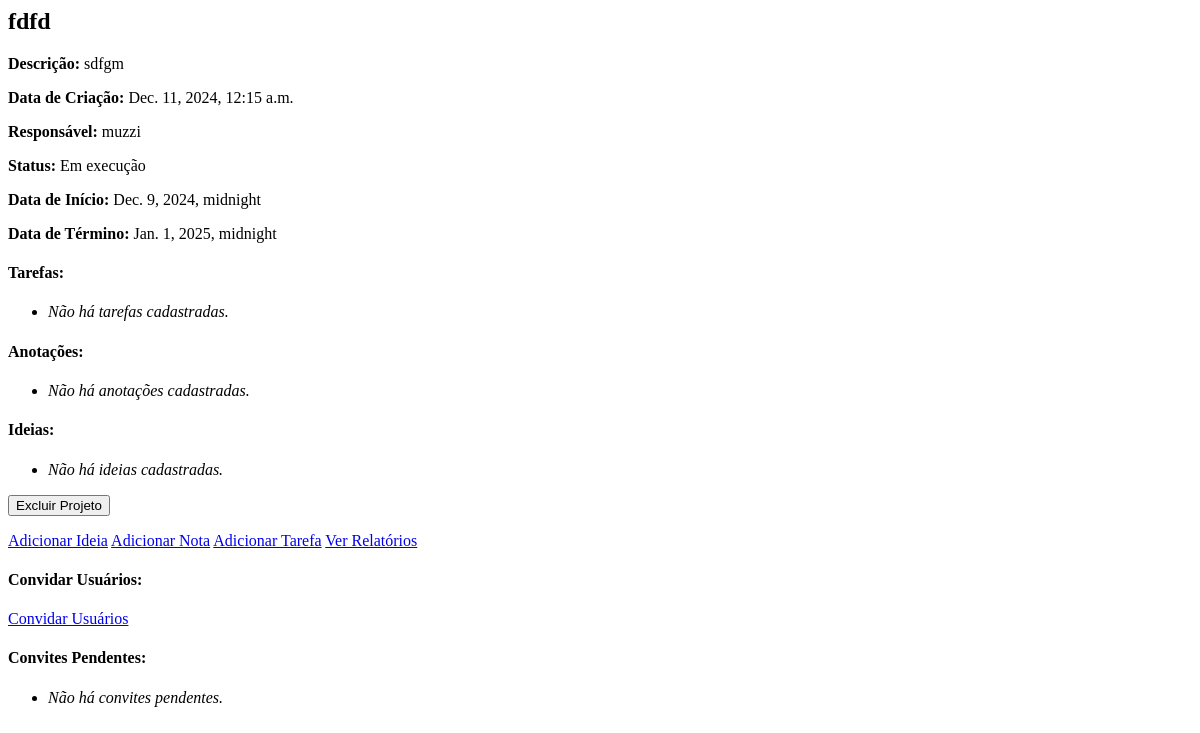
/detalhes_projeto/5/ (signed in), run on an earlier commit of the app's database.
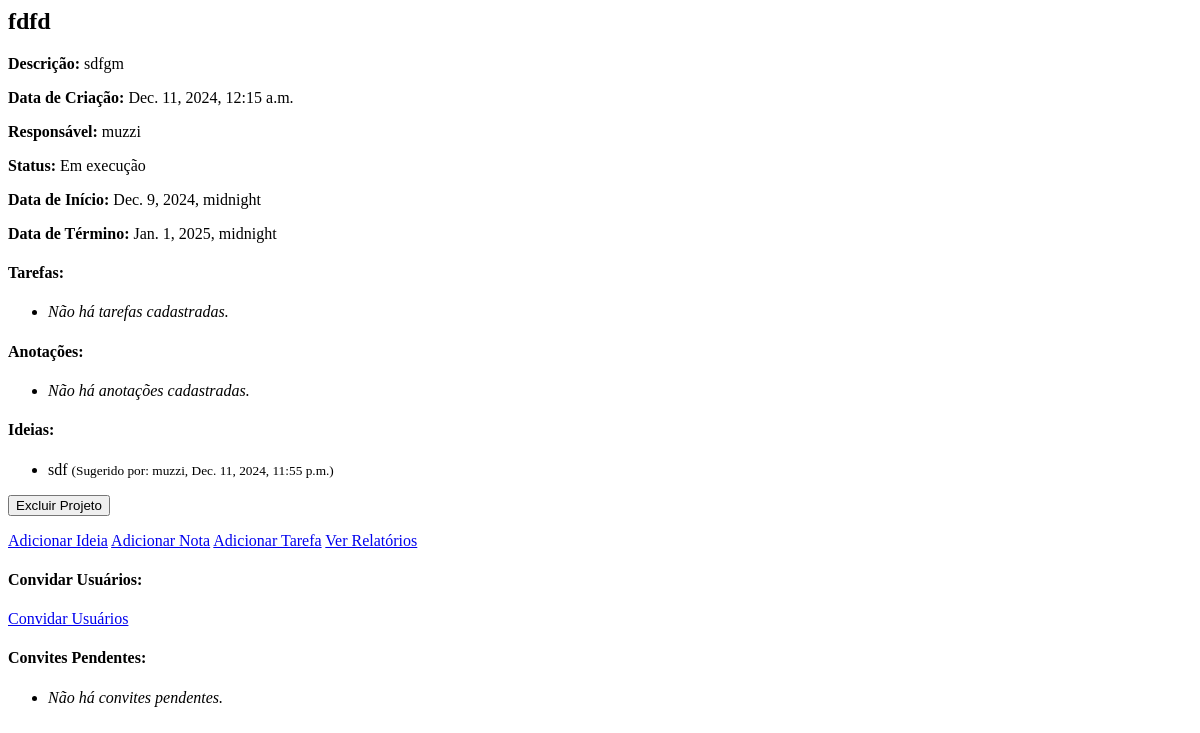
And on a later commit of the database.
### core/models.py (models this page shows, shortened)
class Projeto(models.Model):
    PENDENTE = 'pendente'
    EM_EXECUCAO = 'em execução'
    CONCLUIDO = 'concluído'
    STATUS_CHOICES = [
        (PENDENTE, 'Pendente'),
        (EM_EXECUCAO, 'Em execução'),
        (CONCLUIDO, 'Concluído'),
    ]
    nome = models.CharField(max_length=200)
    descricao = models.TextField()
    data_criacao = models.DateTimeField(default=timezone.now)
    responsavel = models.ForeignKey(User, null=True, on_delete=models.SET_NULL)
    status = models.CharField(max_length=20, choices=STATUS_CHOICES, default=PENDENTE)
    data_inicio = models.DateTimeField(default=timezone.now)
    data_termino = models.DateTimeField(null=True)
    membros = models.ManyToManyField(User, related_name='projetos', blank=True)

class Ideia(models.Model):
    conteudo = models.TextField()
    projeto = models.ForeignKey(Projeto, on_delete=models.CASCADE)
    sugerido_por = models.ForeignKey(User, on_delete=models.SET_NULL, null=True)
    data_criacao = models.DateTimeField(auto_now_add=True)

### core/views.py (the view, shortened to what this page needs)
# urls.py: path('detalhes_projeto/<int:projeto_id>/', views.detalhes_projeto, name='detalhes_projeto'),
@login_required
def detalhes_projeto(request, projeto_id):
    projeto = get_object_or_404(Projeto, id=projeto_id)
    ideias = Ideia.objects.filter(projeto=projeto)
    tarefas = Tarefa.objects.filter(projeto=projeto)
    anotacoes = Anotacao.objects.filter(projeto=projeto)
    usuarios = User.objects.exclude(id=request.user.id)
    convites_pendentes = Convite.objects.filter(projeto=projeto, status='pendente')
    usuarios_no_projeto = [convite.convidado for convite in convites_pendentes if convite.status == 'aceito']
    if 'buscar' in request.GET:
        termo = request.GET.get('buscar')
        if termo:
            usuarios = usuarios.filter(username__icontains=termo)
    return render(request, 'detalhes_projeto.html', {
        'projeto': projeto,
        'ideias': ideias,
        'tarefas': tarefas,
        'anotacoes': anotacoes,
        'usuarios': usuarios,
        'convites_pendentes': convites_pendentes,
        'usuarios_no_projeto': usuarios_no_projeto,
    })

### core/templates/detalhes_projeto.html (shortened to what this page needs)
<div class="container">
    <h2>{{ projeto.nome }}</h2>
    <p><strong>Descrição:</strong> {{ projeto.descricao }}</p>
    <p><strong>Data de Criação:</strong> {{ projeto.data_criacao }}</p>
    <p><strong>Responsável:</strong> {{ projeto.responsavel.username }}</p>
    <p><strong>Status:</strong> {{ projeto.get_status_display }}</p>
    <p><strong>Data de Início:</strong> {{ projeto.data_inicio }}</p>
    <p><strong>Data de Término:</strong> {{ projeto.data_termino }}</p>
    <h4>Tarefas:</h4>
    <ul>
        {% for tarefa in tarefas %}
            <li>{{ tarefa.nome }} - {% if tarefa.concluida %} <span class="text-success">Concluída</span> {% else %} <span class="text-danger">Não Concluída</span> {% endif %}</li>
        {% empty %}
            <li><em>Não há tarefas cadastradas.</em></li>
        {% endfor %}
    </ul>
    <h4>Anotações:</h4>
    <ul>
        {% for anotacao in anotacoes %}
            <li>{{ anotacao.conteudo }} <small>(Criado por: {{ anotacao.criado_por.username }}, {{ anotacao.data_criacao }})</small></li>
        {% empty %}
            <li><em>Não há anotações cadastradas.</em></li>
        {% endfor %}
    </ul>
    <h4>Ideias:</h4>
    <ul>
        {% for ideia in ideias %}
            <li>{{ ideia.conteudo }} <small>(Sugerido por: {{ ideia.sugerido_por.username }}, {{ ideia.data_criacao }})</small></li>
        {% empty %}
            <li><em>Não há ideias cadastradas.</em></li>
        {% endfor %}
    </ul>
    {% if projeto.responsavel == user %}
        <form method="POST" action="{% url 'excluir_projeto' projeto.id %}" class="mt-3">
            <button type="submit" class="btn btn-danger">Excluir Projeto</button>
        </form>
    {% endif %}
    <div class="mt-3">
        <a href="{% url 'adicionar_ideia' projeto_id=projeto.id %}" class="btn btn-secondary">Adicionar Ideia</a>
        <a href="{% url 'adicionar_nota' projeto_id=projeto.id %}" class="btn btn-secondary">Adicionar Nota</a>
        <a href="{% url 'adicionar_tarefa' projeto_id=projeto.id %}" class="btn btn-secondary">Adicionar Tarefa</a>
        <a href="{% url 'relatorios' projeto_id=projeto.id %}" class="btn btn-primary">Ver Relatórios</a>
    </div>
    <h4 class="mt-4">Convidar Usuários:</h4>
    <a href="{% url 'convidar_usuarios' projeto.id %}" class="btn btn-primary">Convidar Usuários</a>
    <h4 class="mt-4">Convites Pendentes:</h4>
    <ul>
        {% for convite in convites %}
            <li>
                {{ convite.convidado.username }} - Status: {{ convite.get_status_display }}
            </li>
        {% empty %}
            <li><em>Não há convites pendentes.</em></li>
        {% endfor %}
    </ul>
</div>

What changed in the data, as far as the page shows it:
added Ideia: conteudo "sdf", sugerido_por.username "muzzi", data_criacao "Dec. 11, 2024, 11:55 p.m."
Also different on the page:
text no longer shown: "Não há ideias cadastradas."
